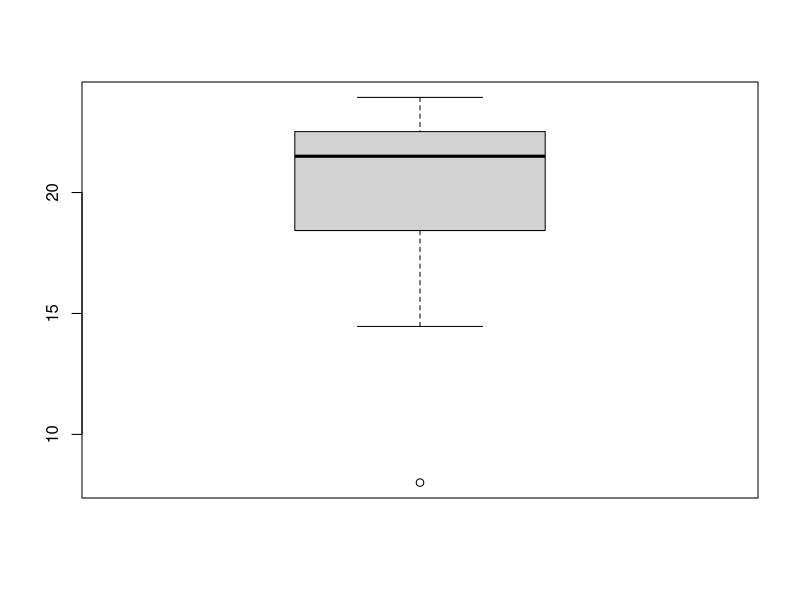

This figure's R source:
library(readxl)
Rel_gmdAC <- read_excel("data/Rel_gmdAC.xlsx")
View(Rel_gmdAC)


#script

a=1
b=2


attach(Rel_gmdAC)

boxplot(TP_meses)
